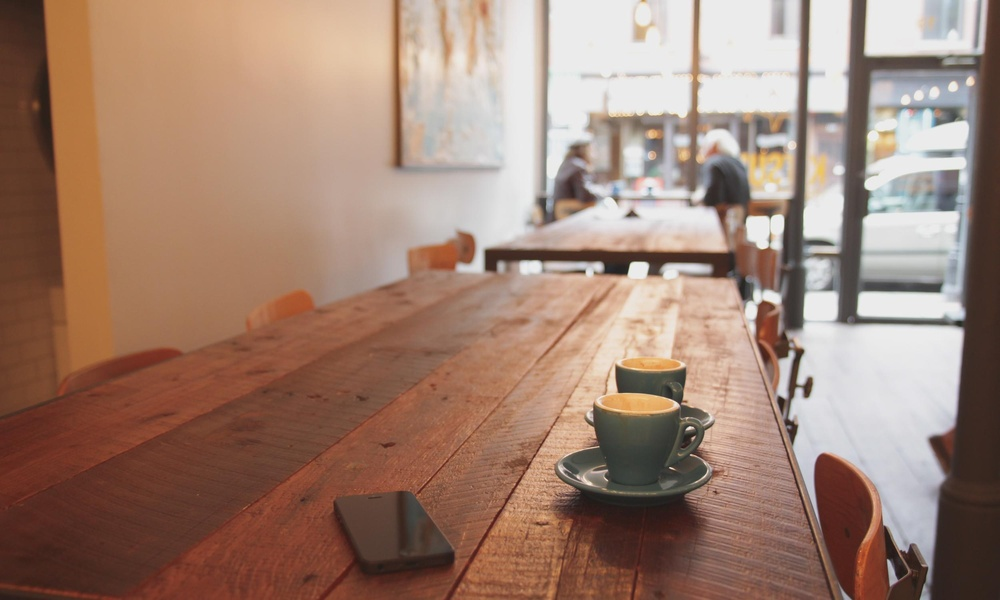
#> input picture training/test1.jpg, 1000 x 600 px, shrunk from 2500 x 1500 before the run
$ python test.py   (older library calls are emulated)
#> lines starting #> are read from the running program, lines starting #| are printed output that depends on the picture; long printed decimals are rounded
### functions.py
import numpy as np


def fsc(f) -> (np.float, np.ndarray, np.ndarray):
    """
    Given a periodic, function f(t) with period 2 pi, this function returns the
    coefficients a0, {a1,a2,...},{b1,b2,...} such that:

    f(t) ~= a0+ sum_{k=1}^{N} ( a_k*cos(2*pi*k*t/T) + b_k*sin(2*pi*k*t/T) )

    :param f : array of values to for which the coefficients wish to be calculated

    :returns a0 : constant offset of the periodic function
    :returns a: coefficients for cosine functions
    :returns b: coefficients for sine functions
    """
    length = f.shape[0] + 2
    y = np.divide(np.multiply(np.fft.rfft(f), 2), length)
    return y[0].real / 2, y[1:-1].real, -y[1:-1].imag


def mse(x: np.array, xc: np.array) -> np.float:
    """
    Takes in two arrays of the same size, x and xc, and calculates the mean squared error for the two arrays
    :param x: expected values
    :param xc: calculated values
    :return: float
    """
    if x.shape[0] != xc.shape[0]:
        return False
    else:
        return np.sum(np.square(x - xc))/x.shape[0]


def derivatives(x: tuple) -> np.ndarray:
    s = np.arange(1, x[1].shape[0] + 1)
    x_ = x[1:]
    n = np.array([[-1], [1]])
    d1 = np.multiply(np.multiply(s, x_), n)
    d2 = np.multiply(np.multiply(-s, d1), n)
    d3 = np.multiply(np.multiply(s, d2), n)
    # d4 = np.multiply(np.multiply(-s, d3), n)
    return np.array([x, np.array([d1[1], d1[0]]), d2, np.array([d3[1], d3[0]])], dtype=object)


def value(t: np.ndarray, c: tuple) -> np.ndarray:
    t = t.reshape(t.shape[0], 1)
    cos = np.multiply(c[1], np.cos(np.multiply(t, np.arange(1, c[1].shape[0] + 1))))
    sin = np.multiply(c[2], np.sin(np.multiply(t, np.arange(1, c[1].shape[0] + 1))))
    return np.sum(np.add(sin, cos), axis=1) + np.tile(c[0], t.shape[0])


def value_derivative(t: np.ndarray, c: np.ndarray) -> np.ndarray:
    t = t.reshape(t.shape[0], 1)
    cos = np.multiply(c[0], np.cos(np.multiply(t, np.arange(1, c[1].shape[0] + 1))))
    sin = np.multiply(c[1], np.sin(np.multiply(t, np.arange(1, c[1].shape[0] + 1))))
    return np.sum(np.add(sin, cos), axis=1)

### test.py
from matplotlib import pyplot as plt
from matplotlib.patches import Rectangle as rect
from functions import *
import sys
import cv2
import time

if __name__ == "__main__":
    #########
    # SETUP #
    #########

    current_module = sys.modules[__name__]
    fig, (ax, ax1) = plt.subplots(2)
    # Import parent image and convert to black and white
    parent_image = cv2.cvtColor(cv2.imread("./training/test1.jpg"), cv2.COLOR_RGB2GRAY)
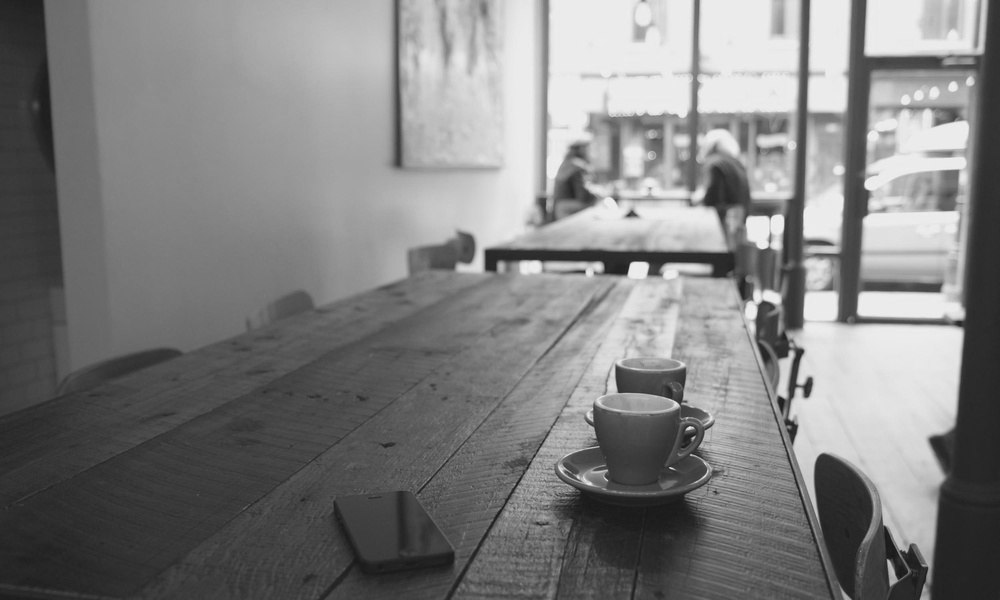
#> parent_image: shape (600, 1000); min 24, max 241, mean 127.7
    # Store parent image dimensions as array to reduce lookup times
    parent_dims = np.array([n for n in parent_image.shape])
#> parent_dims = [600, 1000]
    # Calculate the size, offset, and scaled size of the sub-image
    offset = np.random.randint(0, [int(n) for n in parent_dims / 2])
#> offset = [172, 47]
    print(offset)
#| [172  47]
    size = np.random.randint([int(n) for n in parent_dims / 5], [int(n) for n in parent_dims / 2])
#> size = [237, 392]
    scale = np.random.randint(size, size * 2)
#> scale = [304, 643]
    # Crop the parent image using offset and size to create the sub image
    sub_image = parent_image[offset[0]:offset[0] + size[0]].transpose()[offset[1]:offset[1] + size[1]].transpose()
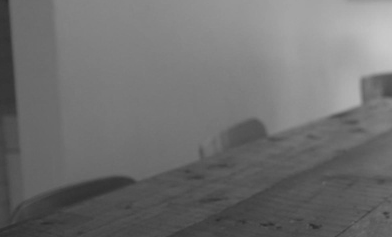
#> sub_image: shape (237, 392); min 44, max 201, mean 111.3
    # Resize the sub-image in the x direction
    sub_image = np.array([np.interp(np.linspace(0, 1, scale[1]), np.linspace(0, 1, size[1]), n) for n in sub_image])
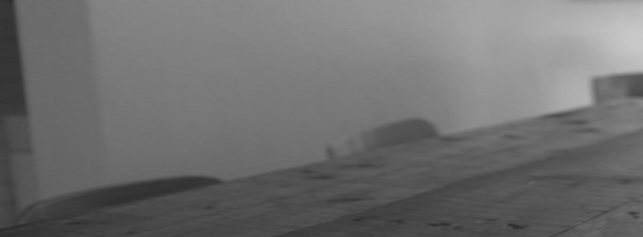
#> sub_image: shape (237, 643) float64; min 44.63, max 200.8, mean 111.3
    # Resize the sub-image in the y-direction
    sub_image = np.array([np.interp(np.linspace(0, 1, scale[0]), np.linspace(0, 1, size[0]), n) for n in
                          sub_image.transpose()]).transpose()
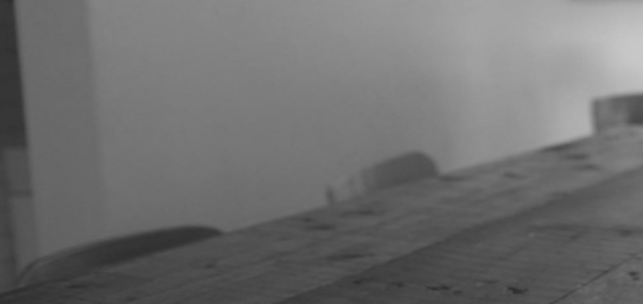
#> sub_image: shape (304, 643) float64; min 44.63, max 200.7, mean 111.3
    # Plot the two images
    imgplot = ax.imshow(parent_image)
    imgplot = ax1.imshow(sub_image)
    # Add a rectangle onto the parent image to show the position of the sub-image
    ax.add_patch(rect((offset[1], offset[0]), size[1], size[0], edgecolor='red', facecolor='none'))
    # plt.show()

    ##############################
    # CALCULATION AND PROCESSING #
    ##############################

    # Calculate the C matrix for the top left corner of the
    C0 = derivatives(fsc(sub_image[0]))
#> in derivatives, `s = np.arange(1, x[1].shape[0] + 1)`: s = 320 values from 1 to 320
    C0 = np.array([value(np.array([0]), C0[0]), *[value_derivative(np.array([0]), n) for n in C0[1:]]])
#> in value, `t = t.reshape(t.shape[0], 1)`: t = [0]
#> C0 = [52.01, -7653.8, 1874238.7, 167570367.6]
    # Create a time array for from 0 to 2 pi with equally spaced for each pixel in the parent image
    t, dt = np.linspace(0, 2 * np.pi, parent_dims[1], endpoint=False, retstep=True)
#> t = 1000 values from 0 to 6.28; dt = 0.00628
    # Store the number of derivatives for faster lookup times
    number_of_derivatives = C0.shape[0] - 1
#> number_of_derivatives = 3
    # Create empty arrays for recording the number of locations found for different requirements
    P = [0, 0]
    # Create an empty array for storing the possible positions of the top left pixel of the sub-image on parent image
    positions = []
    t0 = time.time()
    for i in range(parent_dims[0]):
        F = derivatives(fsc(parent_image[i]))
        for n in t:
            if -0.8 < parent_image[i][np.int(n / dt)] - C0[0] < 0.8:
                P[0] += 1
                C = np.array([value(np.array([n]), F[0]), *[value_derivative(np.array([n]), m) for m in F[1:]]])
                R = C[1:] / C0[1:]
                R = np.power(R, np.array([3, 3 / 2, 1]))
                test = mse(R, np.tile(np.mean(R), number_of_derivatives))
                if test <= 0.001:
                    positions.append([i, int(n / dt), test])
                    P[1] += 1
#> this loop made 600 passes
    print(f'{round(time.time() - t0, 3)}s total for {parent_dims[0] * parent_dims[1]} pixels (average of '
          f'{round((time.time() - t0) / (parent_dims[0] * parent_dims[1]), 8)}s per pixel)\n{P[0]} '
          f'({round(100 * P[0] / (parent_dims[0] * parent_dims[1]), 6)}%) possible points found, {P[1]} '
          f'({round(100 * P[1] / (parent_dims[0] * parent_dims[1]), 6)}%) of which satisfied the requirements')
    [print(n) for n in positions]
#> (printed output is left out)
    ax1.plot([n[0:2] for n in positions], 'k+')
    plt.show()
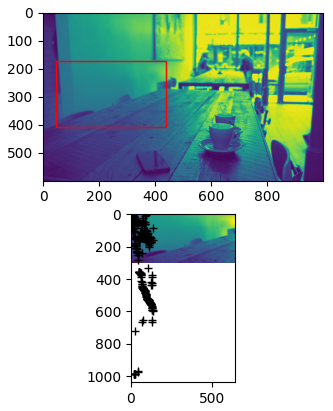
#> figure drawn by matplotlib, 2 panels

$ run again, with training/test2.jpg copied over training/test1.jpg
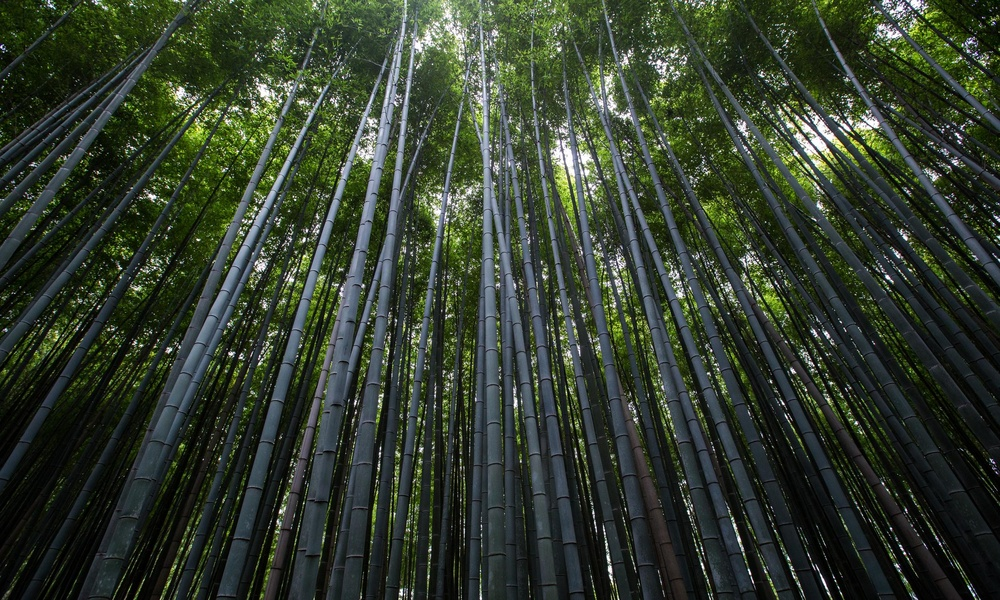
#> input picture training/test2.jpg, 1000 x 600 px, shrunk from 2500 x 1500 before the run
#| [172  47]
#> `sub_image = np.array([np.interp(np.linspace(0, 1, scale[0]), np.linspa..`:
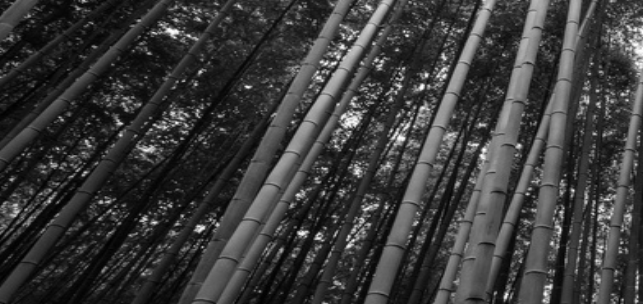
#> sub_image: shape (304, 643) float64; min 1.15, max 254, mean 59.3
#> s = 320 values from 1 to 320
#> in value, `t = t.reshape(t.shape[0], 1)`: t = [0]
#> C0 = [36.71, -2657.1, 320052.1, 48666960.7]
#> the loop `for i in range(parent_dims[0]):` made 600 passes
#> `plt.show()`:
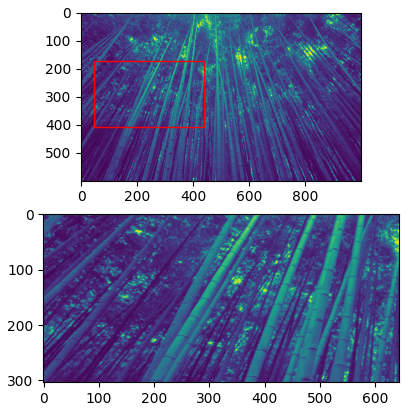
#> figure drawn by matplotlib, 2 panels
